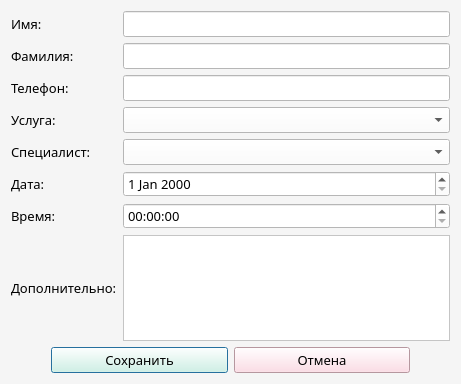
<?xml version="1.0" encoding="UTF-8"?>
<ui version="4.0">
 <class>Client</class>
 <widget class="QDialog" name="Client">
  <property name="geometry">
   <rect>
    <x>0</x>
    <y>0</y>
    <width>461</width>
    <height>384</height>
   </rect>
  </property>
  <property name="windowTitle">
   <string>Dialog</string>
  </property>
  <property name="styleSheet">
   <string notr="true">background-color: rgb(245, 245, 245)</string>
  </property>
  <layout class="QVBoxLayout" name="verticalLayout">
   <item>
    <layout class="QGridLayout" name="gridLayout">
     <item row="3" column="0">
      <widget class="QLabel" name="label_4">
       <property name="font">
        <font>
         <family>Bahnschrift SemiLight</family>
         <pointsize>10</pointsize>
        </font>
       </property>
       <property name="text">
        <string>Услуга:</string>
       </property>
      </widget>
     </item>
     <item row="0" column="1">
      <widget class="QLineEdit" name="firstNameLineEdit">
       <property name="font">
        <font>
         <family>Bahnschrift SemiLight</family>
         <pointsize>10</pointsize>
        </font>
       </property>
       <property name="styleSheet">
        <string notr="true">background-color: white;</string>
       </property>
      </widget>
     </item>
     <item row="7" column="1">
      <layout class="QHBoxLayout" name="horizontalLayout_2">
       <item>
        <widget class="QTimeEdit" name="timeEdit">
         <property name="font">
          <font>
           <family>Bahnschrift SemiLight</family>
           <pointsize>10</pointsize>
          </font>
         </property>
         <property name="styleSheet">
          <string notr="true">background-color: white;</string>
         </property>
         <property name="alignment">
          <set>Qt::AlignLeading|Qt::AlignLeft|Qt::AlignVCenter</set>
         </property>
        </widget>
       </item>
      </layout>
     </item>
     <item row="1" column="1">
      <widget class="QLineEdit" name="lastNameLineEdit">
       <property name="font">
        <font>
         <family>Bahnschrift SemiLight</family>
         <pointsize>10</pointsize>
        </font>
       </property>
       <property name="styleSheet">
        <string notr="true">background-color: white;</string>
       </property>
      </widget>
     </item>
     <item row="9" column="0">
      <widget class="QLabel" name="label_8">
       <property name="font">
        <font>
         <family>Bahnschrift SemiLight</family>
         <pointsize>10</pointsize>
        </font>
       </property>
       <property name="text">
        <string>Дополнительно:</string>
       </property>
      </widget>
     </item>
     <item row="5" column="0">
      <widget class="QLabel" name="label_6">
       <property name="font">
        <font>
         <family>Bahnschrift SemiLight</family>
         <pointsize>10</pointsize>
        </font>
       </property>
       <property name="text">
        <string>Дата:</string>
       </property>
      </widget>
     </item>
     <item row="7" column="0">
      <widget class="QLabel" name="label_7">
       <property name="font">
        <font>
         <family>Bahnschrift SemiLight</family>
         <pointsize>10</pointsize>
        </font>
       </property>
       <property name="text">
        <string>Время:</string>
       </property>
      </widget>
     </item>
     <item row="4" column="1">
      <widget class="QComboBox" name="employeeComboBox">
       <property name="font">
        <font>
         <family>Bahnschrift SemiLight</family>
         <pointsize>10</pointsize>
        </font>
       </property>
       <property name="styleSheet">
        <string notr="true">background-color: white;</string>
       </property>
      </widget>
     </item>
     <item row="2" column="1">
      <widget class="QLineEdit" name="phoneLineEdit">
       <property name="font">
        <font>
         <family>Bahnschrift SemiLight</family>
         <pointsize>10</pointsize>
        </font>
       </property>
       <property name="styleSheet">
        <string notr="true">background-color: white;</string>
       </property>
      </widget>
     </item>
     <item row="0" column="0">
      <widget class="QLabel" name="label">
       <property name="font">
        <font>
         <family>Bahnschrift SemiLight</family>
         <pointsize>10</pointsize>
        </font>
       </property>
       <property name="text">
        <string>Имя:</string>
       </property>
      </widget>
     </item>
     <item row="4" column="0">
      <widget class="QLabel" name="label_5">
       <property name="font">
        <font>
         <family>Bahnschrift SemiLight</family>
         <pointsize>10</pointsize>
        </font>
       </property>
       <property name="text">
        <string>Специалист:</string>
       </property>
      </widget>
     </item>
     <item row="2" column="0">
      <widget class="QLabel" name="label_3">
       <property name="font">
        <font>
         <family>Bahnschrift SemiLight</family>
         <pointsize>10</pointsize>
        </font>
       </property>
       <property name="text">
        <string>Телефон:</string>
       </property>
      </widget>
     </item>
     <item row="1" column="0">
      <widget class="QLabel" name="label_2">
       <property name="font">
        <font>
         <family>Bahnschrift SemiLight</family>
         <pointsize>10</pointsize>
        </font>
       </property>
       <property name="text">
        <string>Фамилия:</string>
       </property>
      </widget>
     </item>
     <item row="9" column="1">
      <widget class="QTextEdit" name="additionalTextEdit">
       <property name="font">
        <font>
         <family>Bahnschrift SemiLight</family>
         <pointsize>10</pointsize>
        </font>
       </property>
       <property name="styleSheet">
        <string notr="true">background-color: white;</string>
       </property>
      </widget>
     </item>
     <item row="3" column="1">
      <widget class="QComboBox" name="serviceComboBox">
       <property name="font">
        <font>
         <family>Bahnschrift SemiLight</family>
         <pointsize>10</pointsize>
        </font>
       </property>
       <property name="styleSheet">
        <string notr="true">background-color: white;</string>
       </property>
      </widget>
     </item>
     <item row="5" column="1">
      <layout class="QHBoxLayout" name="horizontalLayout_3">
       <item>
        <widget class="QDateEdit" name="dateEdit">
         <property name="font">
          <font>
           <family>Bahnschrift SemiLight</family>
           <pointsize>10</pointsize>
          </font>
         </property>
         <property name="styleSheet">
          <string notr="true">background-color: white;</string>
         </property>
         <property name="alignment">
          <set>Qt::AlignLeading|Qt::AlignLeft|Qt::AlignVCenter</set>
         </property>
        </widget>
       </item>
      </layout>
     </item>
    </layout>
   </item>
   <item>
    <layout class="QHBoxLayout" name="horizontalLayout">
     <item>
      <spacer name="horizontalSpacer_3">
       <property name="orientation">
        <enum>Qt::Horizontal</enum>
       </property>
       <property name="sizeType">
        <enum>QSizePolicy::Minimum</enum>
       </property>
       <property name="sizeHint" stdset="0">
        <size>
         <width>40</width>
         <height>20</height>
        </size>
       </property>
      </spacer>
     </item>
     <item>
      <widget class="QPushButton" name="pushButton_2">
       <property name="font">
        <font>
         <family>Bahnschrift SemiLight</family>
         <pointsize>10</pointsize>
        </font>
       </property>
       <property name="styleSheet">
        <string notr="true">background-color: rgb(217, 255, 229)</string>
       </property>
       <property name="text">
        <string>Сохранить</string>
       </property>
      </widget>
     </item>
     <item>
      <widget class="QPushButton" name="pushButton">
       <property name="font">
        <font>
         <family>Bahnschrift SemiLight</family>
         <pointsize>10</pointsize>
         <weight>50</weight>
         <bold>false</bold>
        </font>
       </property>
       <property name="styleSheet">
        <string notr="true">background-color: rgb(255, 211, 223)</string>
       </property>
       <property name="text">
        <string>Отмена</string>
       </property>
      </widget>
     </item>
     <item>
      <spacer name="horizontalSpacer_4">
       <property name="orientation">
        <enum>Qt::Horizontal</enum>
       </property>
       <property name="sizeType">
        <enum>QSizePolicy::Minimum</enum>
       </property>
       <property name="sizeHint" stdset="0">
        <size>
         <width>40</width>
         <height>20</height>
        </size>
       </property>
      </spacer>
     </item>
    </layout>
   </item>
  </layout>
 </widget>
 <resources/>
 <connections/>
</ui>
